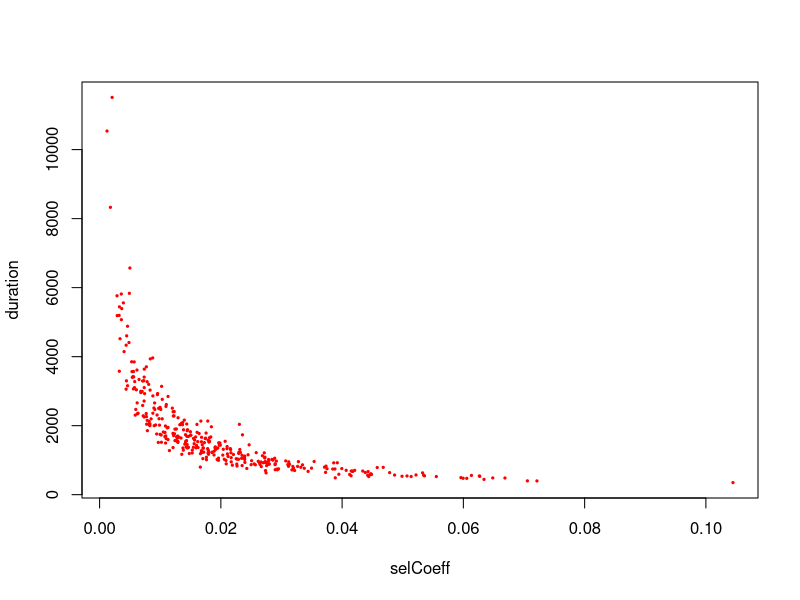
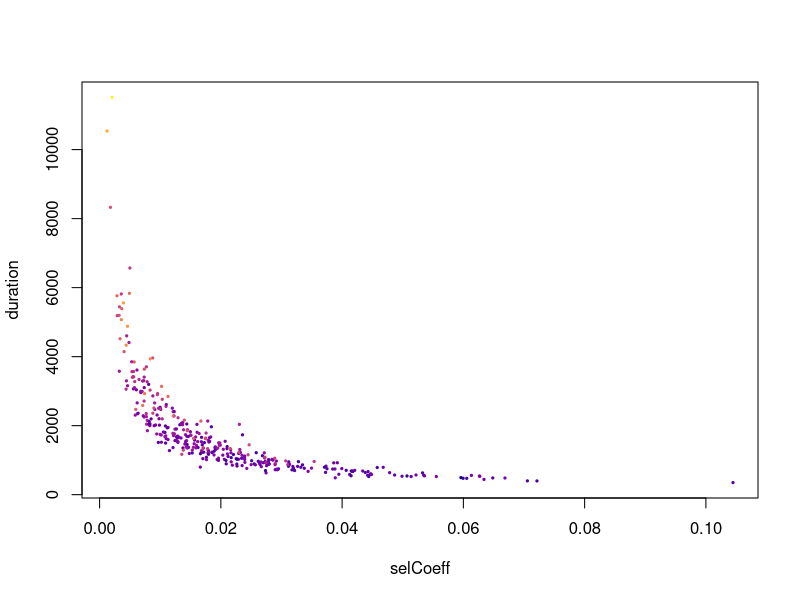
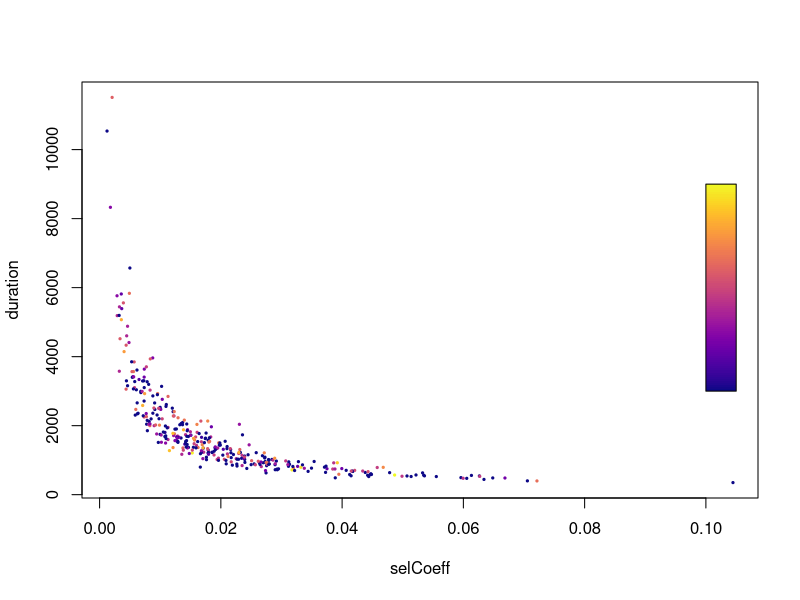

Write the R code that produced these figures, in order. (Note: a time limit stopped this script after it produced the figures.)
# model2_sweeps.R
#
# Benjamin C. Haller, 22 June 2025
#
# This R script has the raw data for all beneficial substitutions from model 2 (as shown in Fig. 2).
# After getting the data into a usable form, maybe we can find something to do with it...?  This
# really goes beyond the scope of the paper, though; we're not trying to find interesting results,
# we're just trying to show off the models themselves.  So this is not for publication, just for fun.

library("viridis")


# raw data from the end of model 2, for all beneficial substitutions

positions <- as.integer(unlist(strsplit("39120340 99690262 197512093 30555720 39407137 50631418 58681784 71690668 2709641 190609003 19319671 38054239 35910426 96280780 104949003 4499097 74783054 195770235 30455201 96879989 74762230 39906126 18247749 47888054 161021010 45931217 96987420 34112167 116457760 79082941 100165912 49811444 113942197 48739156 144312020 113582003 19698416 52115339 71714759 42730540 83471651 229659223 130568104 68554799 18317737 156969352 129637969 128107299 97873505 1589606 80472852 105924834 231208966 99908004 44055187 41886298 1367181 57156824 105007316 55092884 152350325 59773840 22209373 29049233 69333595 14404504 35862011 21513464 10455075 42212396 16399374 22976239 55154195 110212203 35309993 49290267 57179826 31965992 3205083 30309279 10503162 139481169 40302739 40838355 2185030 112514698 124549779 10276440 37010229 81330497 136521315 47635629 55856188 227735046 130305907 66990461 75183552 103946833 46624095 29457994 158123838 49186030 6121460 132140170 138071808 206770115 47285454 44313279 18264554 54145970 113297969 932080 108226731 74525535 164841975 109449349 63985093 6234965 23423917 28954670 35021588 53822174 28614663 96157206 133638158 15464331 92398681 79080980 44109130 88886091 164508546 93881546 40998079 100205740 47834458 55692001 138286768 102944290 68325542 201687352 69103999 124554391 151381339 68752885 110952056 46470682 92655409 8059134 39032219 1507632 103310314 23145909 122897462 48681539 36480575 106612436 62580611 14670071 2159982 64340297 13934231 24216228 63977000 10304121 102686065 157203878 100436056 30409201 108265315 133350695 42141572 84129747 134785474 135189822 90091593 152416599 63535785 7229996 71561791 49256135 113650427 132898365 143214848 44500410 31526395 1054598 31094614 40391519 156139836 57120795 64224526 31150107 57141425 43329270 51048849 19835644 46803002 73592359 30889269 116015669 32696595 223998308 109192792 6998530 10151514 57532266 71368161 66871119 7368762 107571166 85847998 15778506 96816876 93134723 41256803 17800069 42223318 37936757 10407631 37473592 62560387 94039902 43441247 160098411 31379860 102865933 58537883 218661153 109979446 101686805 75360657 165188485 141422533 97651099 54190751 10770315 43427438 2098920 184855761 3137439 51155696 38691374 78101124 178383220 102842885 95606299 107601535 47113001 42759107 43936540 41537092 71033520 47449016 28720724 66668943 12322661 29490847 177273577 49884156 155610461 158645226 104497664 21106603 100569710 58433226 95173307 67495876 11664910 110124166 41505267 102914799 52132008 151954908 104949441 52404242 150441922 69187213 35878577 63202776 128471377 462389 39337167 18245976 687366 128871800 16148651 22617490 46787542 52115309 152176634 21405775 28585338 106248242 15374002 150392038 87243545 61214448 41931885 1261604 135786453 22593796 85700526 57179545 124682208 120539355 46987547 67431328 70828325 31484906 136694197 77312137 130626541 24872912 112605578 22318998 72312315 228159065 119676920 140402023 75231856 24119817 64340751 103079869 41970381 21445547 111758828 57940974 121330453 45327161 57482570 179813789 48379515 123575765 148487689 132402111 31631026 135294099 152433836 74594359 82049031 128099195 201545619 27377214 151355849 35189836 3850192 52645153 49065598 163074353 35062071 178581653 2556671 46321864 31557807 44032838 165668947 6544945 19782008 48237005 108930131 109888117 68425157 112039268 43573374", " ", fixed=T)))

originTick <- as.integer(unlist(strsplit("87 1047 692 932 1151 1298 1557 2788 2443 2585 3176 3061 1778 2718 2695 2817 2543 2953 3142 3767 4088 3984 2944 4847 4826 5977 5584 3358 6244 5585 5529 5942 5865 7395 3360 5064 6085 7191 5739 6717 6322 8195 8255 7911 8830 9176 9079 8671 7268 6953 8869 9805 8805 9128 7482 9036 10383 11502 11164 10789 12938 12584 13031 12860 14379 14487 14145 12947 14460 13974 14718 4175 15056 14541 15698 15407 13518 15707 16467 16796 16563 14658 15956 16710 16825 18094 18688 17606 18693 18330 18409 17398 19437 19358 19141 18330 18055 18509 19134 18081 17138 17884 18668 20827 17876 20202 20409 21402 20433 20468 20727 22129 21398 22865 22243 22554 21638 23023 22511 25126 20586 25260 24979 25517 25635 24804 25725 25785 27370 27665 27917 28858 29056 28276 28810 29546 29398 29891 29972 29513 30636 30774 30504 30176 29836 30659 21709 29196 29944 30914 27671 32098 32555 31170 32356 33283 31569 33708 33724 33092 32321 33995 33970 33423 34727 34752 33176 37091 36646 35282 37805 37730 37892 38625 38147 38854 40354 39637 40874 38429 41473 39124 41238 40777 41281 42035 40553 34779 40083 40784 41739 43021 42720 43682 43532 43899 41829 44030 43827 44248 44601 46112 43993 44044 45841 46574 47135 47336 46693 46989 47290 47034 48137 48521 46712 48741 48391 48945 49532 49149 49883 49567 49578 48276 49643 49234 50172 50728 50821 51383 51463 51534 50904 50861 50397 51830 51933 49494 49377 52033 48720 52975 50681 53811 48880 54254 54384 55635 56052 53976 55028 55658 56898 54541 54184 56710 56213 56401 57294 56414 57477 57849 57369 58240 56708 57704 57467 58601 58438 59679 59017 58791 58441 59130 55053 56314 59201 60537 60031 60420 56185 59665 62700 63803 62710 63539 61745 60685 60951 64589 63669 64913 62630 65014 65414 64954 64856 66206 65622 64990 67663 67479 66363 62449 66229 69283 68617 68168 68879 70111 65285 68828 70621 71209 71210 70322 69442 71571 72390 71815 71924 72753 73392 73668 72824 72342 72566 74635 73866 73890 74216 73752 74444 74166 74752 71018 73522 74865 74827 75257 73111 74187 73596 74980 74441 74140 75593 75698 73962 76002 73073 76174 75713 75242 73071 76932 76911 75297 76860 72635 76537 73619 76707 76421", " ", fixed=T)))

fixationTick <- as.integer(unlist(strsplit("581 1522 1879 2005 2368 2831 3281 3346 3593 3603 3659 3692 3727 3745 3759 3958 4242 4691 5181 5286 5730 5791 5874 6079 6116 6522 6598 6996 7099 7164 7250 7369 7415 7837 7879 7962 7984 8004 8090 8194 8204 8946 9020 9092 9598 9710 9956 10269 10326 10373 10431 10645 10805 11127 11187 11318 11615 12176 12406 12593 13900 13920 14291 14356 14864 15056 15070 15256 15278 15638 15643 15688 15760 16364 16682 16684 16819 16963 17343 17881 17933 17935 18208 18383 18498 18700 19213 19369 19562 19703 19717 19956 20008 20033 20076 20078 20208 20552 20597 20844 21101 21285 21381 21549 21723 21914 21947 22045 22137 22197 22213 22655 22746 23263 23689 23761 24145 24187 25551 25708 26029 26054 26188 26235 26281 26481 27387 27904 28068 28557 29045 29803 30162 30311 30436 30568 30628 30909 31031 31079 31359 31514 31548 31935 32179 32183 32247 32298 32349 32416 32860 33141 33442 33641 33690 33867 33875 34340 34392 34457 34607 34946 34965 35082 35252 35709 36241 37633 37674 38479 39539 39756 39943 39992 40083 40890 41174 41182 41673 42280 42300 42531 42597 42869 42929 42960 43022 43107 43240 43444 43759 43764 44073 44244 44532 44729 45102 45538 45794 46444 46591 46796 46988 47002 47236 47322 48029 48200 48508 48631 48644 48719 49059 49277 49370 49426 49665 49892 50170 50174 50474 50568 50870 51306 51328 51463 51553 51659 52041 52152 52223 52278 52341 52403 52659 52696 52776 52907 52945 53179 53915 53968 54247 54358 54715 55424 55898 56525 56617 56967 57090 57201 57386 57403 57522 57580 57712 58177 58267 58294 58689 58801 58802 58825 58906 58919 59105 59623 59795 60029 60061 60106 60295 60442 60444 60460 60717 61359 61598 61874 61949 62964 63754 64276 64758 64762 64848 65094 65554 65645 65696 66135 66207 66207 66295 66339 67057 67085 67313 67603 68460 68787 68893 69018 69841 69988 70199 70575 70894 70898 71101 71187 71589 71893 71910 72226 72736 72765 72790 72934 73471 74106 74288 74539 74610 74703 75061 75178 75221 75224 75272 75605 75779 75796 75839 75899 75993 76089 76116 76235 76250 76320 76443 76606 76722 76725 76750 76868 76890 76964 77008 77106 77157 77403 77403 77463 77703 77809 77953 78193 78308 78690 78841 78924", " ", fixed=T)))

chromosome_id <- as.integer(unlist(strsplit("2 15 3 16 4 15 1 16 7 3 8 23 5 12 14 17 5 3 7 8 9 17 17 23 1 22 13 11 23 5 8 3 2 15 8 10 7 19 16 3 11 1 3 17 17 1 9 10 3 16 5 23 1 10 19 17 19 12 11 1 6 17 10 22 14 19 19 20 17 22 1 19 19 6 19 19 12 6 16 23 17 5 1 1 16 4 8 3 23 5 3 20 15 1 7 9 6 12 19 16 2 13 21 12 3 2 11 6 17 19 9 4 1 2 2 8 18 1 14 16 19 10 10 10 3 19 7 17 7 16 2 5 5 12 19 16 6 14 12 2 5 9 7 3 1 19 15 12 22 19 7 19 9 3 22 23 5 3 11 11 16 2 20 1 13 6 7 22 2 9 22 16 5 6 15 6 17 6 23 3 13 5 4 20 15 19 12 17 1 7 14 14 6 15 18 13 16 14 6 5 15 2 1 17 19 12 23 11 6 7 2 4 2 7 22 6 3 8 20 6 11 3 1 1 16 11 18 2 6 9 15 3 5 10 1 11 1 8 3 16 17 13 11 2 11 6 23 18 8 1 15 14 23 17 11 19 10 1 22 1 1 8 16 2 8 11 3 17 10 17 1 8 23 14 6 1 16 17 20 9 20 12 17 16 4 1 8 19 19 7 14 17 6 19 5 6 2 3 11 9 8 11 12 10 23 10 16 16 16 6 7 3 6 3 10 4 1 3 5 17 14 11 23 18 22 9 19 4 1 5 1 3 5 6 9 18 23 6 23 17 10 2 11 7 11 6 12 23 1 9 2 1 19 6 19 1 11 17 15 2 10 11 11 15", " ", fixed=T)))

selCoeff <- as.numeric(unlist(strsplit("0.0595978 0.0599581 0.0166352 0.0217045 0.025834 0.0167896 0.0150626 0.0613304 0.0188746 0.0193862 0.0668587 0.0274547 0.0112942 0.0229247 0.0272316 0.0234874 0.0128678 0.0141726 0.0230567 0.010192 0.0134355 0.0160838 0.00956602 0.0169571 0.01791 0.0535819 0.0176273 0.00737213 0.0218966 0.0179122 0.0149775 0.0159811 0.0128594 0.0633983 0.00337142 0.0095331 0.0124279 0.0266685 0.00768812 0.0155928 0.0145046 0.0375052 0.0337648 0.0210831 0.0319835 0.0498791 0.0264579 0.0112868 0.00436924 0.00551458 0.0126734 0.0275517 0.00829173 0.0089985 0.00771338 0.0122743 0.0171725 0.0417682 0.0168099 0.0107849 0.0273153 0.0192824 0.0189015 0.0108837 0.0648453 0.0486597 0.0392074 0.00948204 0.0318742 0.0130972 0.0269885 0.00206761 0.0420745 0.0149727 0.0250758 0.0115151 0.00729621 0.0179832 0.0276835 0.0176153 0.0146587 0.005797 0.00735464 0.0183327 0.015841 0.0447407 0.0555374 0.0123465 0.0289413 0.0154695 0.0231267 0.0109511 0.0521855 0.0343899 0.0239659 0.0099741 0.00785589 0.00775799 0.0140556 0.0103375 0.00876042 0.00539538 0.0073389 0.0293021 0.00570399 0.0122117 0.0161782 0.0438213 0.010909 0.0101513 0.0141637 0.0513828 0.0171013 0.0721368 0.0169344 0.0178922 0.0119934 0.0220726 0.00606197 0.0446247 0.00327453 0.0331893 0.0152789 0.0317298 0.0372695 0.0127071 0.0168182 0.00817807 0.0273666 0.02549 0.0268592 0.027808 0.0211888 0.00811952 0.0109679 0.0284315 0.0185599 0.027865 0.0196025 0.0143433 0.0289634 0.0292531 0.0238863 0.0094182 0.00624751 0.018029 0.00122763 0.00575802 0.0121238 0.0196469 0.0029039 0.022531 0.0226333 0.0100916 0.021008 0.0412437 0.00587817 0.0532713 0.0442803 0.0121124 0.00719586 0.0312 0.0196104 0.0128334 0.0443914 0.0327938 0.00557833 0.0507024 0.0226768 0.00809424 0.0235665 0.0132305 0.00830877 0.0162367 0.011161 0.0160562 0.032661 0.0181471 0.0166119 0.0052867 0.0373468 0.00735117 0.0190405 0.0136975 0.0181097 0.0263648 0.00911176 0.00178383 0.00461205 0.00619667 0.00923338 0.038456 0.014489 0.0442084 0.0279448 0.0226658 0.00784643 0.0172844 0.0184374 0.00849571 0.0108547 0.0416662 0.0067952 0.00680919 0.0210324 0.0295103 0.0208832 0.0334648 0.0105125 0.0128002 0.0137497 0.0146329 0.0386155 0.0399474 0.00907881 0.043401 0.0167949 0.0266239 0.0478359 0.0205671 0.0394587 0.0285919 0.0152928 0.00832666 0.0107689 0.0129391 0.0142846 0.0273403 0.0179678 0.0349511 0.0242808 0.0388194 0.0199119 0.0128903 0.00772244 0.025691 0.0235055 0.00562008 0.00559718 0.0203246 0.00322504 0.0208423 0.00534103 0.0414821 0.00490949 0.0179651 0.00968422 0.0279952 0.0534476 0.007021 0.0134577 0.0141954 0.0388695 0.0087847 0.00650771 0.024995 0.0198289 0.0120916 0.029153 0.0138397 0.0271629 0.0217083 0.0197419 0.0448412 0.0103255 0.0216608 0.01747 0.0239336 0.0159095 0.104466 0.0170334 0.0204022 0.00787911 0.0191315 0.0036511 0.00404011 0.0129261 0.0311549 0.0124315 0.0144405 0.0028759 0.00442625 0.0234281 0.0605572 0.0143751 0.018554 0.00735887 0.00485108 0.00446721 0.0238171 0.0136759 0.0232173 0.00325374 0.0147937 0.0278773 0.0190809 0.00980205 0.031328 0.0143876 0.0110028 0.0370901 0.0216144 0.00998591 0.00499514 0.00616508 0.0406709 0.0156651 0.0123109 0.00987693 0.045789 0.00357787 0.00635045 0.0261694 0.0415091 0.0321655 0.0126608 0.00709681 0.022942 0.0705601 0.0239266 0.0207119 0.0194936 0.0289651 0.0310462 0.017564 0.00878504 0.00985908 0.062642 0.0170696 0.0178221 0.0288795 0.014452 0.0215577 0.0154955 0.0272712 0.00461181 0.00597055 0.022982 0.0138074 0.0307008 0.0102282 0.0167018 0.0112879 0.0174349 0.0121656 0.00710115 0.0244899 0.0135602 0.00742599 0.0353865 0.00836166 0.0274737 0.0246657 0.0139729 0.00437967 0.0627025 0.0467804 0.0089584 0.023906 0.00392254 0.0164205 0.00358769 0.0178348 0.00974625", " ", fixed=T)))


# plot the duration of a sweep against its selection coefficient; a larger selection coefficient should tend to produce a faster sweep

duration <- fixationTick - originTick

plot(x=selCoeff, y=duration, pch=19, cex=0.3, col="red")


# add colors to the previous plot indicating how many other sweeps were happening at the same time

duration <- fixationTick - originTick

sweepCount <- NULL

for (i in seq_along(duration))
{
	this_origin <- originTick[i]
	this_fixation <- fixationTick[i]
	simultaneous <- (originTick <= this_fixation) & (fixationTick >= this_origin) & (seq_along(duration) != i)
	sweepCount <- c(sweepCount, sum(simultaneous))
}

maxCount <- max(sweepCount)
colors <- plasma(maxCount + 1)

plot(x=selCoeff, y=duration, pch=19, cex=0.3, col=colors[sweepCount + 1])


# instead, color by how much time is spent shared with other sweeps, weighted by the selection coefficients of those sweeps

duration <- fixationTick - originTick

sweepWeight <- NULL

for (i in seq_along(duration))
{
	this_origin <- originTick[i]
	this_fixation <- fixationTick[i]
	is_simultaneous <- (originTick <= this_fixation) & (fixationTick >= this_origin) & (seq_along(duration) != i)
	
	# this narrows down to just sweeps on the same chromosome; physical linkage should be important
	is_simultaneous <- is_simultaneous & (chromosome_id == chromosome_id[i])
	
	simul_origin <- originTick[is_simultaneous]
	simul_fix <- fixationTick[is_simultaneous]
	overlap <- pmin(this_fixation, simul_fix) - pmax(this_origin, simul_origin)
	weighted_overlap <- overlap * selCoeff[is_simultaneous]
	sweepWeight <- c(sweepWeight, sum(weighted_overlap))
}

# scale sweepWeight values by the duration of the focal mutation; the question is, *per* unit time
# spent sweeping, how many other sweeps are you sharing your duration with?
sweepWeight <- sweepWeight / (fixationTick - originTick)

# let's try a sqrt transform to bring out the detail at the low end more
sweepWeight <- sqrt(sweepWeight)

maxWeight <- max(sweepWeight)
colors <- plasma(100)

plot(x=selCoeff, y=duration, pch=19, cex=0.3, col=colors[(sweepWeight / maxWeight) * 99 + 1])


# this adds a color stripe showing the scale of the sweepWeight colors; toward black is a very low
# sweepWeight value, indicating that the sweep proceeded by itself, whereas towards yellow is a
# high sweepWeight value, indicating that the sweep was accompanied by many other sweeps
for (i in 0:99)
{
	bottom <- 3000 + (9000-3000) * (i / 100)
	top <- 3000 + (9000-3000) * ((i + 1) / 100)
	rect(xleft=0.10, ybottom=bottom, xright=0.105, ytop=top, col=colors[i+1], border=NA)
}
rect(xleft=0.10, ybottom=3000, xright=0.105, ytop=9000, border="black")


# this function is thanks to P. Messer, adapted a bit for use here; it simulates a bunch of sweep
# trajectories for the given parameters and returns the mean fixation time across 1000 runs
mean_fixation_time <- function(N, h, s)
{
	times <- c()
	
	i<-0
	
	while(i<1000)
	{
	  x <- 1/(2*N)
	  t <- 1
	
	  while(x>0 && x<1-1.000001/(2*N))		# allow for a bit of numerical error
	  {
	    #p <- ((1+s)*x^2 + (1+h*s)*x*(1-x)) / ((1+s)*x^2 + (1+h*s)*2*x*(1-x) + (1-x)^2)
	    p <- (1+h*s)*x/(1+h*s*x)
	    n <- rbinom(1,2*N,p)
	    x <- n/(2*N)
	    t <- t+1
	  }
	  
	  if(x>0) 
	  { 
	    i <- i+1
	    times <- c(times,t) 
	  }
	}
	return(mean(times));
}

time <- mean_fixation_time(N=7310, h=0.5, s=0.11)
print(time)


# use the above function to simulate sweeps for the range of s values spanning the plot
# note that this takes some time to complete; be patient!  :->?
Ne <- 7310	# the value of N for the bulk of the African population stage
selCoeffs <- seq(from=0.001, to=0.11, by=0.001)
expectedDurations <- sapply(selCoeffs, FUN = function(s) { mean_fixation_time(Ne, 0.5, s) })

lines(x=selCoeffs, y=expectedDurations, lwd=1.0, col="red")


# So, some partial conclusions.  It is certainly apparent that the low-s mutations are more likely to
# sweep together with other mutations.  But is this because for low s, you're likely to be lost unless
# you get helped by another sweep?  Or is this because for low s, your sweep duration is longer, and so
# you share your duration with more other sweeps just due to that?  I added the line:
#
#	sweepWeight <- sweepWeight / (fixationTick - originTick)
#
# to answer this, and with that line added, the pattern seems to me to disappear, although one would
# have to do stats to be sure.  But it doesn't look like there's a strong effect of needing help to
# complete for small s, nor does it look like there's a strong pattern of sweeping faster with other
# sweeps than by yourself.  Maybe a little bit, but not super obviously.
#
# The remaining question is why ALL of these sweeps are so much faster than expected according to
# the -4*Ne*ln(s) equation.  Perhaps I'm just using it wrong.
